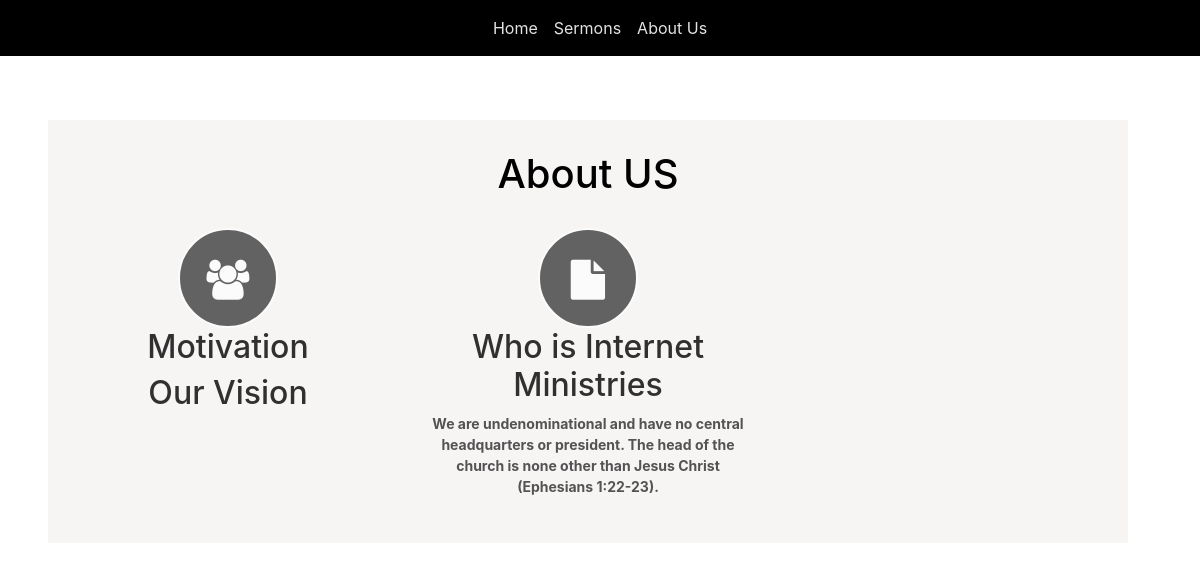
Page /about/ on the earlier database version.
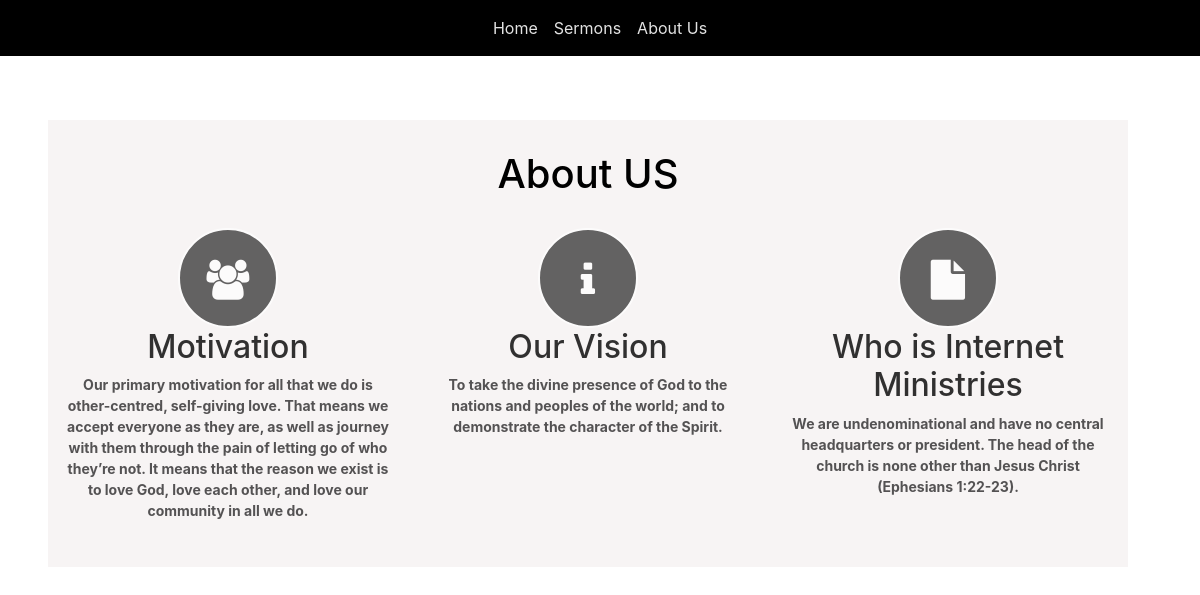
Same page on the later database version.
### blog/models.py (models this page shows, shortened)
class About(models.Model):
    our_vision = models.TextField()
    about_us = models.TextField()
    def __str__(self):
        return self.our_vision

### blog/views.py (the view)
# urls.py: path('about/', views.about_details, name='about'),
def about_details(request):
    about = About.objects.all()
    return render(request, 'blog/about_us.html',{'about':about})

### blog/templates/blog/about_us.html (shortened to what this page needs)
{% load static %}
<!DOCTYPE html>
<html>
<head>
    <link href="https://stackpath.bootstrapcdn.com/font-awesome/4.7.0/css/font-awesome.min.css" rel="stylesheet">
    <link rel="stylesheet" href="https://maxcdn.bootstrapcdn.com/bootstrap/4.0.0/css/bootstrap.min.css">
    <link rel="stylesheet" href="{% static 'bootstrap/css/bootstrap.min.css' %}">
    <link rel="stylesheet" href="{% static 'fonts/material-icons.css' %}">
    <link rel="stylesheet" href="{% static 'css/styles.css' %}">
</head>
<body id="bg" style="color: black;filter: blur(0px);background-repeat: no-repeat;background-color: rgb(255,255,255);">
    <nav class="navbar navbar-light navbar-expand-md" style="color: rgb(0,0,0);background-color: #000000;">
        <div class="container-fluid"><button data-toggle="collapse" class="navbar-toggler" data-target="#navcol-1"><span class="sr-only">Toggle navigation</span></button>
            <div class="collapse navbar-collapse d-lg-flex justify-content-lg-center"
                id="navcol-1" style="height: 40px;background-color: rgba(0,0,0,0.88);">
                <ul class="nav navbar-nav">
                    <li class="nav-item" role="presentation"><a class="nav-link active" style="color: rgba(255,255,255,0.89);" href="{% url 'home' %}">Home</a></li>
                    <li class="nav-item" role="presentation"><a class="nav-link active" style="color: rgba(255,255,255,0.89);" href="{% url 'post_list' %}">Sermons</a></li>
                    <li class="nav-item" role="presentation"><a class="nav-link" href="{% url 'about' %}" style="color: rgba(255,255,255,0.89);">About Us</a></li>
                </ul></div>
        </div>
    </nav>
<section class="text-center about">
    <h1>About US</h1>
    <div class="container">
      <div class="row">
        <div class="col-lg-4 col-sm-6 col-ex-12 about-item wow lightSpeedIn" data-wow-offset="200" >
          <span class="fa fa-group"></span>
          <h2>Motivation</h2>
          {% for about in about %}
          <p class="lead">{{ about.about_us }}</p>
        </div>
        <div class="col-lg-4 col-sm-6 col-ex-12 about-item wow lightSpeedIn" data-wow-offset="200">
          <span class="fa fa-info"></span>
          {% endfor %}
          <h2>Our Vision </h2>
          {% for about in about %}
          <p class="lead">{{ about }}</p>
          {% endfor %}
        </div>
        <div class="col-lg-4 col-sm-6 col-ex-12 about-item wow lightSpeedIn" data-wow-offset="200">
          <span class="fa fa-file"></span>
          <h2>Who is Internet Ministries</h2>
          <p class="lead">We are undenominational and have no central headquarters or president. The head of the church is none other than Jesus Christ (Ephesians 1:22-23).</p>
        </div>
      </div>
    </div>
  </section>

Differences in the rows shown:
added About: about_us "Our primary motivation for all that we do is other-centred, self-giving love. That means we accept everyone as they are, as well as journey with them through the pain of letting go of who they’re not. It means that the reason we exist is to love God, love each other, and love our community in all we do.", our_vision "To take the divine presence of God to the nations and peoples of the world; and to demonstrate the character of the Spirit."
